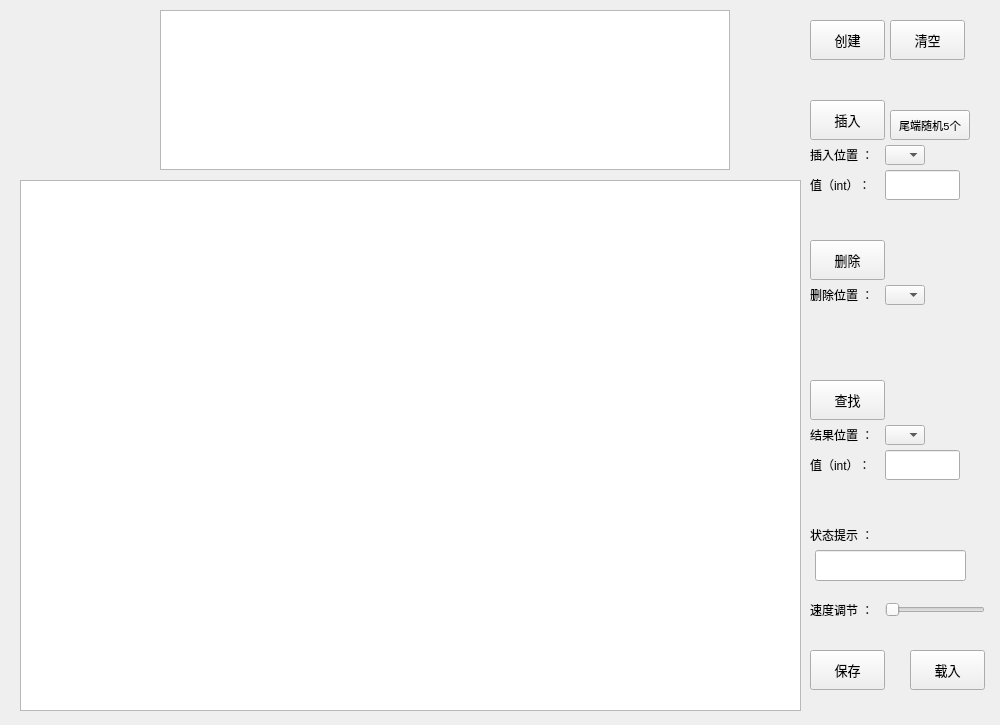
<?xml version="1.0" encoding="UTF-8"?>
<ui version="4.0">
 <class>LinkList</class>
 <widget class="QWidget" name="LinkList">
  <property name="geometry">
   <rect>
    <x>0</x>
    <y>0</y>
    <width>1000</width>
    <height>725</height>
   </rect>
  </property>
  <property name="windowTitle">
   <string>Form</string>
  </property>
  <widget class="QTextBrowser" name="textBrowser">
   <property name="geometry">
    <rect>
     <x>160</x>
     <y>10</y>
     <width>570</width>
     <height>160</height>
    </rect>
   </property>
  </widget>
  <widget class="QLabel" name="labelLocateValue">
   <property name="geometry">
    <rect>
     <x>810</x>
     <y>450</y>
     <width>66</width>
     <height>30</height>
    </rect>
   </property>
   <property name="sizePolicy">
    <sizepolicy hsizetype="Minimum" vsizetype="Minimum">
     <horstretch>0</horstretch>
     <verstretch>0</verstretch>
    </sizepolicy>
   </property>
   <property name="minimumSize">
    <size>
     <width>60</width>
     <height>30</height>
    </size>
   </property>
   <property name="text">
    <string>值（int）：</string>
   </property>
  </widget>
  <widget class="QLineEdit" name="lineEditInsert">
   <property name="geometry">
    <rect>
     <x>885</x>
     <y>170</y>
     <width>75</width>
     <height>30</height>
    </rect>
   </property>
   <property name="sizePolicy">
    <sizepolicy hsizetype="Fixed" vsizetype="Fixed">
     <horstretch>0</horstretch>
     <verstretch>0</verstretch>
    </sizepolicy>
   </property>
   <property name="minimumSize">
    <size>
     <width>60</width>
     <height>30</height>
    </size>
   </property>
  </widget>
  <widget class="QLabel" name="labelInsertValue">
   <property name="geometry">
    <rect>
     <x>810</x>
     <y>170</y>
     <width>66</width>
     <height>30</height>
    </rect>
   </property>
   <property name="sizePolicy">
    <sizepolicy hsizetype="Minimum" vsizetype="Minimum">
     <horstretch>0</horstretch>
     <verstretch>0</verstretch>
    </sizepolicy>
   </property>
   <property name="minimumSize">
    <size>
     <width>60</width>
     <height>30</height>
    </size>
   </property>
   <property name="text">
    <string>值（int）：</string>
   </property>
  </widget>
  <widget class="QLabel" name="labelTimeControl">
   <property name="geometry">
    <rect>
     <x>810</x>
     <y>595</y>
     <width>75</width>
     <height>30</height>
    </rect>
   </property>
   <property name="sizePolicy">
    <sizepolicy hsizetype="Minimum" vsizetype="Minimum">
     <horstretch>0</horstretch>
     <verstretch>0</verstretch>
    </sizepolicy>
   </property>
   <property name="minimumSize">
    <size>
     <width>60</width>
     <height>30</height>
    </size>
   </property>
   <property name="text">
    <string>速度调节 ：</string>
   </property>
  </widget>
  <widget class="QLineEdit" name="lineEditState">
   <property name="geometry">
    <rect>
     <x>815</x>
     <y>550</y>
     <width>151</width>
     <height>31</height>
    </rect>
   </property>
   <property name="sizePolicy">
    <sizepolicy hsizetype="Fixed" vsizetype="Fixed">
     <horstretch>0</horstretch>
     <verstretch>0</verstretch>
    </sizepolicy>
   </property>
   <property name="minimumSize">
    <size>
     <width>60</width>
     <height>30</height>
    </size>
   </property>
  </widget>
  <widget class="QPushButton" name="pushButtonRandomInsert5">
   <property name="geometry">
    <rect>
     <x>890</x>
     <y>110</y>
     <width>80</width>
     <height>30</height>
    </rect>
   </property>
   <property name="minimumSize">
    <size>
     <width>0</width>
     <height>20</height>
    </size>
   </property>
   <property name="font">
    <font>
     <family>Consolas</family>
     <pointsize>8</pointsize>
    </font>
   </property>
   <property name="text">
    <string>尾端随机5个</string>
   </property>
  </widget>
  <widget class="QLabel" name="labelInsert">
   <property name="geometry">
    <rect>
     <x>810</x>
     <y>140</y>
     <width>75</width>
     <height>30</height>
    </rect>
   </property>
   <property name="sizePolicy">
    <sizepolicy hsizetype="Minimum" vsizetype="Minimum">
     <horstretch>0</horstretch>
     <verstretch>0</verstretch>
    </sizepolicy>
   </property>
   <property name="minimumSize">
    <size>
     <width>60</width>
     <height>30</height>
    </size>
   </property>
   <property name="text">
    <string>插入位置 ：</string>
   </property>
  </widget>
  <widget class="QComboBox" name="comboBoxLocate">
   <property name="enabled">
    <bool>true</bool>
   </property>
   <property name="geometry">
    <rect>
     <x>885</x>
     <y>425</y>
     <width>40</width>
     <height>20</height>
    </rect>
   </property>
  </widget>
  <widget class="QComboBox" name="comboBoxDelete">
   <property name="enabled">
    <bool>true</bool>
   </property>
   <property name="geometry">
    <rect>
     <x>885</x>
     <y>285</y>
     <width>40</width>
     <height>20</height>
    </rect>
   </property>
  </widget>
  <widget class="QPushButton" name="pushButtonClear">
   <property name="geometry">
    <rect>
     <x>890</x>
     <y>20</y>
     <width>75</width>
     <height>40</height>
    </rect>
   </property>
   <property name="minimumSize">
    <size>
     <width>0</width>
     <height>20</height>
    </size>
   </property>
   <property name="font">
    <font>
     <family>Consolas</family>
     <pointsize>10</pointsize>
    </font>
   </property>
   <property name="text">
    <string>清空</string>
   </property>
  </widget>
  <widget class="QLabel" name="labelState">
   <property name="geometry">
    <rect>
     <x>810</x>
     <y>520</y>
     <width>60</width>
     <height>30</height>
    </rect>
   </property>
   <property name="sizePolicy">
    <sizepolicy hsizetype="Minimum" vsizetype="Minimum">
     <horstretch>0</horstretch>
     <verstretch>0</verstretch>
    </sizepolicy>
   </property>
   <property name="minimumSize">
    <size>
     <width>60</width>
     <height>30</height>
    </size>
   </property>
   <property name="text">
    <string>状态提示 ：</string>
   </property>
  </widget>
  <widget class="QGraphicsView" name="graphicsView">
   <property name="geometry">
    <rect>
     <x>20</x>
     <y>180</y>
     <width>781</width>
     <height>531</height>
    </rect>
   </property>
  </widget>
  <widget class="QPushButton" name="pushButtonDelete">
   <property name="geometry">
    <rect>
     <x>810</x>
     <y>240</y>
     <width>75</width>
     <height>40</height>
    </rect>
   </property>
   <property name="minimumSize">
    <size>
     <width>0</width>
     <height>20</height>
    </size>
   </property>
   <property name="font">
    <font>
     <family>Consolas</family>
     <pointsize>10</pointsize>
    </font>
   </property>
   <property name="text">
    <string>删除</string>
   </property>
  </widget>
  <widget class="QLabel" name="labelDeletePos">
   <property name="geometry">
    <rect>
     <x>810</x>
     <y>280</y>
     <width>75</width>
     <height>30</height>
    </rect>
   </property>
   <property name="sizePolicy">
    <sizepolicy hsizetype="Minimum" vsizetype="Minimum">
     <horstretch>0</horstretch>
     <verstretch>0</verstretch>
    </sizepolicy>
   </property>
   <property name="minimumSize">
    <size>
     <width>60</width>
     <height>30</height>
    </size>
   </property>
   <property name="text">
    <string>删除位置 ：</string>
   </property>
  </widget>
  <widget class="QSlider" name="horizontalSlider">
   <property name="geometry">
    <rect>
     <x>885</x>
     <y>600</y>
     <width>100</width>
     <height>20</height>
    </rect>
   </property>
   <property name="mouseTracking">
    <bool>true</bool>
   </property>
   <property name="orientation">
    <enum>Qt::Horizontal</enum>
   </property>
  </widget>
  <widget class="QPushButton" name="pushButtonLocate">
   <property name="geometry">
    <rect>
     <x>810</x>
     <y>380</y>
     <width>75</width>
     <height>40</height>
    </rect>
   </property>
   <property name="minimumSize">
    <size>
     <width>0</width>
     <height>20</height>
    </size>
   </property>
   <property name="font">
    <font>
     <family>Consolas</family>
     <pointsize>10</pointsize>
    </font>
   </property>
   <property name="text">
    <string>查找</string>
   </property>
  </widget>
  <widget class="QLineEdit" name="lineEditLocate">
   <property name="geometry">
    <rect>
     <x>885</x>
     <y>450</y>
     <width>75</width>
     <height>30</height>
    </rect>
   </property>
   <property name="sizePolicy">
    <sizepolicy hsizetype="Fixed" vsizetype="Fixed">
     <horstretch>0</horstretch>
     <verstretch>0</verstretch>
    </sizepolicy>
   </property>
   <property name="minimumSize">
    <size>
     <width>60</width>
     <height>30</height>
    </size>
   </property>
  </widget>
  <widget class="QPushButton" name="pushButtonInsert">
   <property name="geometry">
    <rect>
     <x>810</x>
     <y>100</y>
     <width>75</width>
     <height>40</height>
    </rect>
   </property>
   <property name="minimumSize">
    <size>
     <width>0</width>
     <height>20</height>
    </size>
   </property>
   <property name="font">
    <font>
     <family>Consolas</family>
     <pointsize>10</pointsize>
    </font>
   </property>
   <property name="text">
    <string>插入</string>
   </property>
  </widget>
  <widget class="QLabel" name="labelResultPos">
   <property name="geometry">
    <rect>
     <x>810</x>
     <y>420</y>
     <width>75</width>
     <height>30</height>
    </rect>
   </property>
   <property name="sizePolicy">
    <sizepolicy hsizetype="Minimum" vsizetype="Minimum">
     <horstretch>0</horstretch>
     <verstretch>0</verstretch>
    </sizepolicy>
   </property>
   <property name="minimumSize">
    <size>
     <width>60</width>
     <height>30</height>
    </size>
   </property>
   <property name="text">
    <string>结果位置 ：</string>
   </property>
  </widget>
  <widget class="QPushButton" name="pushButtonInit">
   <property name="geometry">
    <rect>
     <x>810</x>
     <y>20</y>
     <width>75</width>
     <height>40</height>
    </rect>
   </property>
   <property name="minimumSize">
    <size>
     <width>0</width>
     <height>20</height>
    </size>
   </property>
   <property name="font">
    <font>
     <family>Consolas</family>
     <pointsize>10</pointsize>
    </font>
   </property>
   <property name="text">
    <string>创建</string>
   </property>
  </widget>
  <widget class="QComboBox" name="comboBoxInsert">
   <property name="enabled">
    <bool>true</bool>
   </property>
   <property name="geometry">
    <rect>
     <x>885</x>
     <y>145</y>
     <width>40</width>
     <height>20</height>
    </rect>
   </property>
  </widget>
  <widget class="QPushButton" name="saveButton">
   <property name="geometry">
    <rect>
     <x>810</x>
     <y>650</y>
     <width>75</width>
     <height>40</height>
    </rect>
   </property>
   <property name="minimumSize">
    <size>
     <width>0</width>
     <height>20</height>
    </size>
   </property>
   <property name="font">
    <font>
     <family>Consolas</family>
     <pointsize>10</pointsize>
    </font>
   </property>
   <property name="text">
    <string>保存</string>
   </property>
  </widget>
  <widget class="QPushButton" name="loadButton">
   <property name="geometry">
    <rect>
     <x>910</x>
     <y>650</y>
     <width>75</width>
     <height>40</height>
    </rect>
   </property>
   <property name="minimumSize">
    <size>
     <width>0</width>
     <height>20</height>
    </size>
   </property>
   <property name="font">
    <font>
     <family>Consolas</family>
     <pointsize>10</pointsize>
    </font>
   </property>
   <property name="text">
    <string>载入</string>
   </property>
  </widget>
 </widget>
 <resources/>
 <connections/>
</ui>
